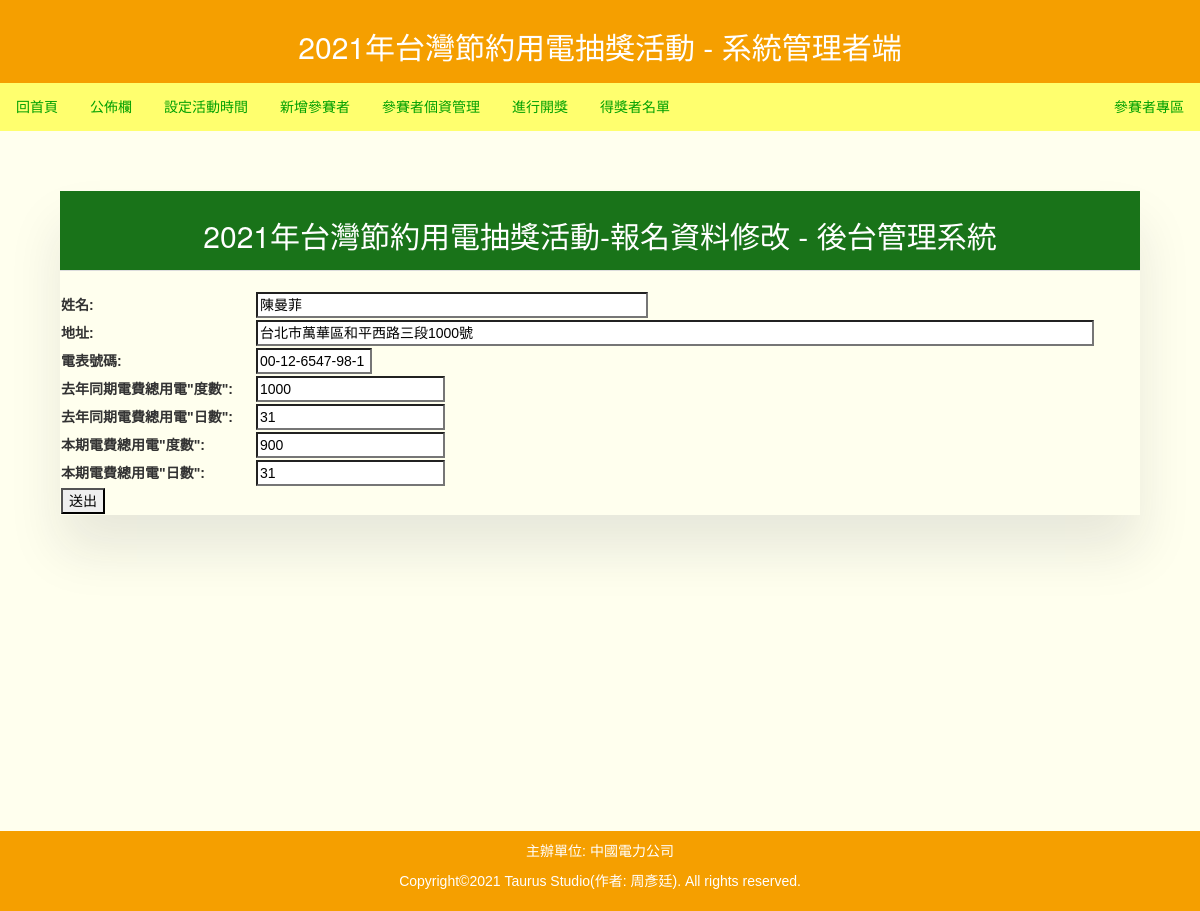
The app's page /Modules/ModifyList/index.php?LID=2 (signed in) with its own data.
### tables this page shows
CREATE TABLE `lottery` (
  `LID` int(11) NOT NULL,
  `LName` varchar(45) DEFAULT NULL COMMENT '參賽者/得獎者姓名',
  `LEleNum` varchar(45) DEFAULT NULL COMMENT '電表號碼',
  `LAddress` varchar(100) DEFAULT NULL COMMENT '參賽者電表地址',
  `LBeforeFee` int(50) DEFAULT NULL COMMENT '區年同期總用電量',
  `LLastFee` int(50) DEFAULT NULL COMMENT '本期總用電量',
  `LBeforeDays` int(11) DEFAULT NULL COMMENT '去年同期用電日',
  `LLastDays` int(11) DEFAULT NULL COMMENT '本期總用電日',
  `LBeforeAvgFee` float DEFAULT NULL COMMENT '去年同期平均用電量',
  `LLastAvgFee` float DEFAULT NULL COMMENT '本期總平均用電量',
  `LSaveFee` int(100) DEFAULT NULL COMMENT '節電率',
  `LImage_file` varchar(515) DEFAULT NULL COMMENT '電表帳單上傳圖檔的位置(包含系統檔名)',
  `LRealImgFileName` varchar(515) DEFAULT NULL COMMENT '電表帳單上傳圖檔的真實名字(原始檔名)',
  `LAward` varchar(3) DEFAULT NULL COMMENT '是否有得獎：Y(得獎)，無符號者為未得獎；都沒有Y時則尚未開獎。',
  `LAdd_time` varchar(45) DEFAULT NULL
);

### Include/GetSQLValueString.php (called while the page is built, shortened)
<?php
   function GetSQLValueString($theValue, $theType){
       switch($theType){
           case "int":
                 $theValue = ($theValue != "") ? filter_var($theValue,
             FILTER_SANITIZE_NUMBER_INT) : "";
                break;
       }
       return $theValue;
   }
?>

### Modules/ModifyList/index.php (the view, shortened to what this page needs)
<!DOCTYPE html>
<html>
   <head>
	  <?php
	    include_once("../../Include/incBootstrap.php");
	    include_once("../../Include/connectDB.php");
		include_once("../../Include/GetSQLValueString.php");
	  ?>
	  <?php
		$LName = null;
		if (isset($_GET["LID"])){
			  $LID = $_GET["LID"];
			  $result = $db_link->prepare("SELECT * FROM lottery  WHERE LID=?");
			  if ($result->execute(array( GetSQLValueString($LID, "int")))){
			   while($row = $result->fetch()){
				 $LName = $row["LName"];
			     $LEleNum = $row["LEleNum"];
			     $LAddress= $row["LAddress"];
			     $LBeforeFee = $row["LBeforeFee"];
			     $LBeforeDays = $row["LBeforeDays"];
			     $LLastFee = $row["LLastFee"];
			     $LLastDays = $row["LLastDays"];
			   }
		  }
		}
	  ?>
   </head>
   <body>
   <?php
      if(@$_SESSION["account"] == "login"){
   ?>
     <form action="index.php" method="POST">
   <div class="title">
<h2>2021年台灣節約用電抽獎活動 - 系統管理者端</h2>
</div>
<div class="topnav">
<a href="../Home/index.php">回首頁</a>
<a href="../Bulletin/index.php">公佈欄</a>
<a href="../ActiveDate/index.php">設定活動時間</a>
<a href="../JoinLottery/index.php">新增參賽者</a>
<a href="../ShowList/index.php">參賽者個資管理</a>
<a href="../AwardList/index.php">進行開獎</a>
<a href="../ShowAward/index.php">得獎者名單</a>
<div class="topnavA2"><a href="../../System/Main/Home/index.php" >參賽者專區</a></div>
</div>
<div class="content">
	<div class="table-wrapper">
	<table class="table" style="width: 100%;">
	<thead>
		  <tr>
		  <th style="background-color: rgba(0, 100, 0, 0.9); border-bottom: 1px solid #ddd;"><h2>2021年台灣節約用電抽獎活動-報名資料修改 - 後台管理系統  </h2></th>
		  </tr>
	</thead>
	</table>
	<tbody>
        <table style="width: 100%;">
		  <tr>
		  <th>姓名:</th>
		  <td>
		  <div class="col-sm-10">
		  <input type="text" size="45" id="LName" name="LName" value="<?php echo $LName; ?>" required >
		  </div>
          </td>
		  </tr>
		<tr>
		  <th>地址:</th>
		  <td>
		  <div class="col-sm-10">
		  <input type="text" size="100" id="LAddress" name="LAddress" autocomplete="off" value="<?php echo $LAddress; ?>" required >
		  </div>
          </td></tr>
		  <tr>
		  <th>電表號碼:</th>
		  <td>
		  <div class="col-sm-10">
		  <input type="tel" size="11" id="LEleNum" name="LEleNum" placeholder="00-01-2345-67-8" pattern="[0-9]{2}-[0-9]{2}-[0-9]{4}-[0-9]{2}-[0-9]{1}"  value="<?php echo $LEleNum; ?>" required >
		  </div>
          </td></tr>
		  <tr>
		  <th>去年同期電費總用電"度數":</th>
		  <td>
		  <div class="col-sm-10">
		  <input type="number" size="100" id="LBeforeFee" name="LBeforeFee" value="<?php echo $LBeforeFee; ?>" required >
		  </div>
          </td></tr>
		  <tr>
		  <th>去年同期電費總用電"日數":</th>
		  <td>
		  <div class="col-sm-10">
		  <input type="number" size="31" id="LBeforeDays" name="LBeforeDays"  value="<?php echo $LBeforeDays; ?>" required >
		  </div>
          </td></tr>
		  <tr>
		  <th>本期電費總用電"度數":</th>
		  <td>
		  <div class="col-sm-10">
		  <input type="number" size="100" id="LLastFee" name="LLastFee" value="<?php echo $LLastFee; ?>"  required >
		  </div>
          </td></tr>
		  <tr>
		  <th>本期電費總用電"日數":</th>
		  <td>
		  <div class="col-sm-10">
		  <input type="number" size="31" id="LLastDays" name="LLastDays"  value="<?php echo $LLastDays; ?>" required >
		  </div>
		  </td></tr>
		  <tr>
      <td>
	<a href="../ShowList/index.php"><input type="submit" name="Send" value="送出"/></a>
	</td></tr>
		</tbody>
 <?php
      }else{
		  echo "<font color='red'><h1>無法操作!您尚未登入此系統!</h1></font>";
		  echo "<hr/><a href='../Home/index.php'><input type='button' class='btn btn-primary' value='回首頁' /></a>";
	  }
	?>
</div>
</div>
<div class="footer">
  <div class="footerText">
       <p> 主辦單位:&nbsp;中國電力公司 </p>
       <p> Copyright&copy;2021&nbsp;Taurus&nbsp;Studio(作者:&nbsp;周彥廷).&nbsp;All&nbsp;rights&nbsp;reserved. </p>
  </div>
</div>
</form>
   </body>
</html>

### Include/joinLotteryCss.php (style rules this page uses)
.table-wrapper { margin: 50px; box-shadow: 0px 35px 50px rgba(27, 31, 49, 0.1); }
.table { border-collapse: collapse; width: 100%; background-color: white; }
.table td, .table th { text-align: center; padding: 10px; }
.table thead th { color: #ffffff; background: #005000; }

### Include/TempStyleCss.php (style rules this page uses)
* { box-sizing: border-box; font-family: Arial, Helvetica, sans-serif; }
body { margin: 0; font-family: Arial, Helvetica, sans-serif; }
.topnav { overflow: hidden; background-color: #FFFF6E; }
.topnav a { float: left; display: block; color: #00A000; text-align: center; padding: 14px 16px; text-decoration: none; }
.topnavA2 { float: right; text-align: center; }
.content { background-color: #FFFFEE; padding: 10px; height: 700px; }
.footer { background-color: #F59F00; color: #FFFFFF; padding: 10px; }
.footerText { text-align: center; }
.title { background-color: #F59F00; color: #FFFFFF; text-align: center; padding: 10px; }

### records on screen
lottery: LName "陳曼菲", LAddress "台北市萬華區和平西路三段1000號", LEleNum "00-12-6547-98-1", LBeforeFee "1000", LBeforeDays "31", LLastFee "900", LLastDays "31"
